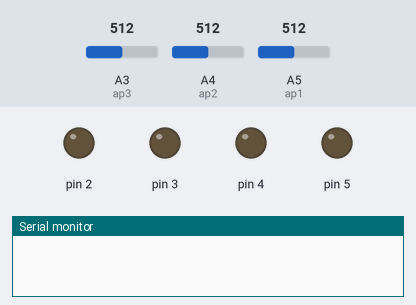
The sketch below on a simulated Arduino Uno, built with avr-gcc and run on an emulated ATmega328P. On the bench: output pins drawn as LEDs (lit = HIGH), the last lines printed to the serial monitor. The inputs (shaded band) are chosen by the test bench; at power-on: A5 (ap1) = 512, A3 (ap3) = 512, A4 (ap2) = 512.

Above: at 1.2 s.
1.3 s: A5 (ap1) set to 485
3.2 s: A5 (ap1) set to 521
4.7 s: A5 (ap1) set to 539
At 5.05 s:
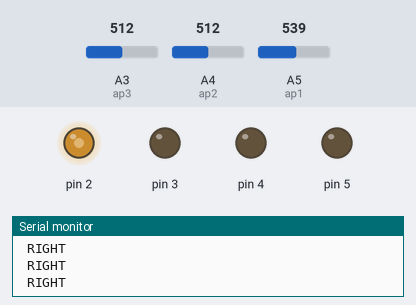
7.7 s: A5 (ap1) set to 511
Timing chart, 0 to 10.2 s (numbered marks = the images above; inputs shaded):
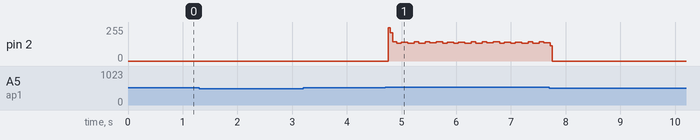

The sketch:

gesture.ino
```cpp
const int ap1 = A5;
const int ap2 = A4;
const int ap3 = A3;
int l1=2;
int l2=3;
int l3=4;
int l4=5;
int sv1;
int ov1 = 0;
int sv2;
int ov2= 0;
int sv3 = 0;
int ov3= 0;

void setup() {
  // initialize serial communications at 9600 bps:
  Serial.begin(9600);
 pinMode(2,OUTPUT);
  pinMode(3,OUTPUT);
   pinMode(4,OUTPUT);
    pinMode(5,OUTPUT);
}

void loop() {
  analogReference(EXTERNAL);    //connect 3.3v to AREF
  // read the analog in value:
  sv1 = analogRead(ap1);
  // map it to the range of the analog out:
  ov1 = map(sv1, 0, 1023, 0, 255);
  // change the analog out value:
  delay(2);
  //
  sv2 = analogRead(ap2);

  ov2 = map(sv2, 0, 1023, 0, 255);
 //
  delay(2);
  //
  sv3 = analogRead(ap3);

  ov3 = map(sv3, 0, 1023, 0, 255);

 /* // print the results to the serial monitor:
  Serial.print("Xsensor1 = " );
  Serial.print(sv1);
  Serial.print("\t output1 = ");
  Serial.println(ov1);
  //delay(1000);

  Serial.print("Ysensor2 = " );
  Serial.print(sv2);
 Serial.print("\t output2 = ");
  Serial.println(ov2);
delay(1000);*/
 /* Serial.print("Zsensor3 = " );
  Serial.print(sv3);
  Serial.print("\t output3 = ");
  Serial.println(ov3); */

  //delay(1000);
  if(sv1>=485&&sv1<=500)
  {
    Serial.println(" LEFT");
    digitalWrite(2,LOW);
    digitalWrite(3,LOW);
    digitalWrite(4,HIGH);
    digitalWrite(5,LOW);
  }
  else
  {
  digitalWrite(2,LOW);
    digitalWrite(3,LOW);
    digitalWrite(4,LOW);
    digitalWrite(5,LOW);
}
  if(sv1>=584&&sv1<=604)
  {
    Serial.println(" FRONT");
    digitalWrite(2,HIGH);
    digitalWrite(3,LOW);
    digitalWrite(4,HIGH);
    digitalWrite(5,LOW);
  }
  else
  {
  digitalWrite(2,LOW);
    digitalWrite(3,LOW);
    digitalWrite(4,LOW);
    digitalWrite(5,LOW);
}

  if(sv1>=418&&sv1<=438)
  {
    Serial.println("Back");
    digitalWrite(2,LOW);
    digitalWrite(3,HIGH);
    digitalWrite(4,LOW);
    digitalWrite(5,HIGH);
    //digitalWrite(13,HIGH);
  }
  else
  {
  digitalWrite(2,LOW);
    digitalWrite(3,LOW);
    digitalWrite(4,LOW);
    digitalWrite(5,LOW);
}

  if(sv1>=530&&sv1<=550)
  {
    Serial.println(" RIGHT");
    //digitalWrite(13,HIGH);
    digitalWrite(2,HIGH);
    digitalWrite(3,LOW);
    digitalWrite(4,LOW);
    digitalWrite(5,LOW);
  }
   else
  {
  digitalWrite(2,LOW);
    digitalWrite(3,LOW);
    digitalWrite(4,LOW);
    digitalWrite(5,LOW);
}

}
```

Measured:
- the behaviour switches between 529 and 530 on A5 (ap1) (found by bisection; images 0 and 1)
